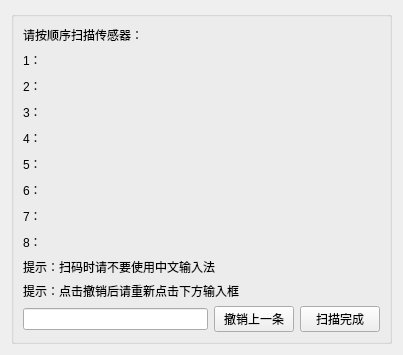
<?xml version="1.0" encoding="UTF-8"?>
<ui version="4.0">
 <class>mode_scan</class>
 <widget class="QWidget" name="mode_scan">
  <property name="geometry">
   <rect>
    <x>0</x>
    <y>0</y>
    <width>403</width>
    <height>328</height>
   </rect>
  </property>
  <property name="windowTitle">
   <string>Form</string>
  </property>
  <layout class="QVBoxLayout" name="verticalLayout_2">
   <item>
    <widget class="QGroupBox" name="groupBox">
     <property name="title">
      <string/>
     </property>
     <layout class="QVBoxLayout" name="verticalLayout">
      <item>
       <layout class="QHBoxLayout" name="horizontalLayout_2">
        <item>
         <widget class="QLabel" name="label">
          <property name="text">
           <string>请按顺序扫描传感器：</string>
          </property>
         </widget>
        </item>
       </layout>
      </item>
      <item>
       <layout class="QGridLayout" name="gridLayout">
        <item row="1" column="2">
         <spacer name="horizontalSpacer_3">
          <property name="orientation">
           <enum>Qt::Horizontal</enum>
          </property>
          <property name="sizeHint" stdset="0">
           <size>
            <width>40</width>
            <height>20</height>
           </size>
          </property>
         </spacer>
        </item>
        <item row="4" column="0">
         <widget class="QLabel" name="label_6">
          <property name="text">
           <string>5：</string>
          </property>
         </widget>
        </item>
        <item row="5" column="0">
         <widget class="QLabel" name="label_7">
          <property name="text">
           <string>6：</string>
          </property>
         </widget>
        </item>
        <item row="0" column="2">
         <spacer name="horizontalSpacer_2">
          <property name="orientation">
           <enum>Qt::Horizontal</enum>
          </property>
          <property name="sizeHint" stdset="0">
           <size>
            <width>40</width>
            <height>20</height>
           </size>
          </property>
         </spacer>
        </item>
        <item row="1" column="1">
         <widget class="QLabel" name="label_step1_1">
          <property name="text">
           <string/>
          </property>
         </widget>
        </item>
        <item row="6" column="0">
         <widget class="QLabel" name="label_8">
          <property name="text">
           <string>7：</string>
          </property>
         </widget>
        </item>
        <item row="1" column="0">
         <widget class="QLabel" name="label_3">
          <property name="text">
           <string>2：</string>
          </property>
         </widget>
        </item>
        <item row="0" column="1">
         <widget class="QLabel" name="label_step1_0">
          <property name="text">
           <string/>
          </property>
         </widget>
        </item>
        <item row="3" column="0">
         <widget class="QLabel" name="label_5">
          <property name="text">
           <string>4：</string>
          </property>
         </widget>
        </item>
        <item row="2" column="1">
         <widget class="QLabel" name="label_step1_2">
          <property name="text">
           <string/>
          </property>
         </widget>
        </item>
        <item row="2" column="0">
         <widget class="QLabel" name="label_4">
          <property name="text">
           <string>3：</string>
          </property>
         </widget>
        </item>
        <item row="2" column="2">
         <spacer name="horizontalSpacer_4">
          <property name="orientation">
           <enum>Qt::Horizontal</enum>
          </property>
          <property name="sizeHint" stdset="0">
           <size>
            <width>40</width>
            <height>20</height>
           </size>
          </property>
         </spacer>
        </item>
        <item row="0" column="0">
         <widget class="QLabel" name="label_2">
          <property name="text">
           <string>1：</string>
          </property>
         </widget>
        </item>
        <item row="7" column="0">
         <widget class="QLabel" name="label_9">
          <property name="text">
           <string>8：</string>
          </property>
         </widget>
        </item>
        <item row="3" column="2">
         <spacer name="horizontalSpacer">
          <property name="orientation">
           <enum>Qt::Horizontal</enum>
          </property>
          <property name="sizeHint" stdset="0">
           <size>
            <width>40</width>
            <height>20</height>
           </size>
          </property>
         </spacer>
        </item>
        <item row="4" column="2">
         <spacer name="horizontalSpacer_5">
          <property name="orientation">
           <enum>Qt::Horizontal</enum>
          </property>
          <property name="sizeHint" stdset="0">
           <size>
            <width>40</width>
            <height>20</height>
           </size>
          </property>
         </spacer>
        </item>
        <item row="5" column="2">
         <spacer name="horizontalSpacer_6">
          <property name="orientation">
           <enum>Qt::Horizontal</enum>
          </property>
          <property name="sizeHint" stdset="0">
           <size>
            <width>40</width>
            <height>20</height>
           </size>
          </property>
         </spacer>
        </item>
        <item row="6" column="2">
         <spacer name="horizontalSpacer_7">
          <property name="orientation">
           <enum>Qt::Horizontal</enum>
          </property>
          <property name="sizeHint" stdset="0">
           <size>
            <width>40</width>
            <height>20</height>
           </size>
          </property>
         </spacer>
        </item>
        <item row="7" column="2">
         <spacer name="horizontalSpacer_8">
          <property name="orientation">
           <enum>Qt::Horizontal</enum>
          </property>
          <property name="sizeHint" stdset="0">
           <size>
            <width>40</width>
            <height>20</height>
           </size>
          </property>
         </spacer>
        </item>
        <item row="3" column="1">
         <widget class="QLabel" name="label_step1_3">
          <property name="text">
           <string/>
          </property>
         </widget>
        </item>
        <item row="4" column="1">
         <widget class="QLabel" name="label_step1_4">
          <property name="text">
           <string/>
          </property>
         </widget>
        </item>
        <item row="5" column="1">
         <widget class="QLabel" name="label_step1_5">
          <property name="text">
           <string/>
          </property>
         </widget>
        </item>
        <item row="6" column="1">
         <widget class="QLabel" name="label_step1_6">
          <property name="text">
           <string/>
          </property>
         </widget>
        </item>
        <item row="7" column="1">
         <widget class="QLabel" name="label_step1_7">
          <property name="text">
           <string/>
          </property>
         </widget>
        </item>
       </layout>
      </item>
      <item>
       <widget class="QLabel" name="label_18">
        <property name="text">
         <string>提示：扫码时请不要使用中文输入法</string>
        </property>
       </widget>
      </item>
      <item>
       <widget class="QLabel" name="label_20">
        <property name="text">
         <string>提示：点击撤销后请重新点击下方输入框</string>
        </property>
       </widget>
      </item>
      <item>
       <spacer name="verticalSpacer">
        <property name="orientation">
         <enum>Qt::Vertical</enum>
        </property>
        <property name="sizeHint" stdset="0">
         <size>
          <width>20</width>
          <height>40</height>
         </size>
        </property>
       </spacer>
      </item>
      <item>
       <layout class="QHBoxLayout" name="horizontalLayout_3">
        <item>
         <widget class="QLineEdit" name="lineEdit_step1"/>
        </item>
        <item>
         <widget class="QPushButton" name="pushButton_2">
          <property name="text">
           <string>撤销上一条</string>
          </property>
         </widget>
        </item>
        <item>
         <widget class="QPushButton" name="pushButton_3">
          <property name="text">
           <string>扫描完成</string>
          </property>
         </widget>
        </item>
       </layout>
      </item>
     </layout>
    </widget>
   </item>
  </layout>
 </widget>
 <resources/>
 <connections/>
</ui>
